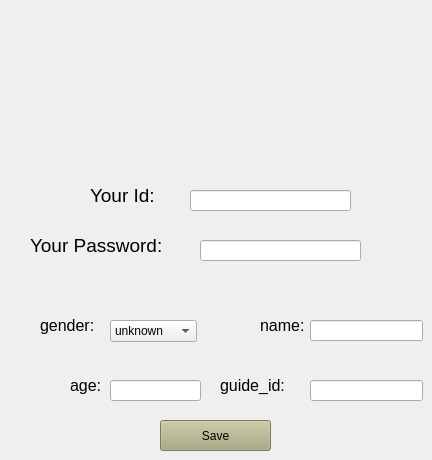
      <widget class="QWidget" name="personalInformation_page">
       <property name="styleSheet">
        <string notr="true">#personalInformation_page{background-color: rgb(255, 255, 255);}</string>
       </property>
       <widget class="QLabel" name="personalInformation_text_label1">
        <property name="geometry">
         <rect>
          <x>90</x>
          <y>180</y>
          <width>101</width>
          <height>31</height>
         </rect>
        </property>
        <property name="font">
         <font>
          <pointsize>14</pointsize>
         </font>
        </property>
        <property name="text">
         <string>Your Id:</string>
        </property>
       </widget>
       <widget class="QLineEdit" name="personalInformation_idDisplay_lineEdit">
        <property name="geometry">
         <rect>
          <x>190</x>
          <y>190</y>
          <width>161</width>
          <height>21</height>
         </rect>
        </property>
       </widget>
       <widget class="QLabel" name="personalInformation_text_label2">
        <property name="geometry">
         <rect>
          <x>40</x>
          <y>310</y>
          <width>71</width>
          <height>31</height>
         </rect>
        </property>
        <property name="font">
         <font>
          <pointsize>12</pointsize>
         </font>
        </property>
        <property name="text">
         <string>gender:</string>
        </property>
       </widget>
       <widget class="QComboBox" name="personalInformation_genderDisplay_comboBox">
        <property name="geometry">
         <rect>
          <x>110</x>
          <y>320</y>
          <width>87</width>
          <height>22</height>
         </rect>
        </property>
        <item>
         <property name="text">
          <string>unknown</string>
         </property>
        </item>
        <item>
         <property name="text">
          <string>male</string>
         </property>
        </item>
        <item>
         <property name="text">
          <string>female</string>
         </property>
        </item>
       </widget>
       <widget class="QLabel" name="personalInformation_text_label3">
        <property name="geometry">
         <rect>
          <x>30</x>
          <y>230</y>
          <width>171</width>
          <height>31</height>
         </rect>
        </property>
        <property name="font">
         <font>
          <pointsize>14</pointsize>
         </font>
        </property>
        <property name="text">
         <string>Your Password:</string>
        </property>
       </widget>
       <widget class="QLineEdit" name="personalInformation_passwordDisplay_lineEdit">
        <property name="geometry">
         <rect>
          <x>200</x>
          <y>240</y>
          <width>161</width>
          <height>21</height>
         </rect>
        </property>
       </widget>
       <widget class="QLabel" name="personalInformation_text_label4">
        <property name="geometry">
         <rect>
          <x>260</x>
          <y>310</y>
          <width>51</width>
          <height>31</height>
         </rect>
        </property>
        <property name="font">
         <font>
          <pointsize>12</pointsize>
         </font>
        </property>
        <property name="text">
         <string>name:</string>
        </property>
       </widget>
       <widget class="QLineEdit" name="personalInformation_nameDisplay_lineEdit">
        <property name="geometry">
         <rect>
          <x>310</x>
          <y>320</y>
          <width>113</width>
          <height>21</height>
         </rect>
        </property>
       </widget>
       <widget class="QLabel" name="personalInformation_text_label5">
        <property name="geometry">
         <rect>
          <x>70</x>
          <y>370</y>
          <width>41</width>
          <height>31</height>
         </rect>
        </property>
        <property name="font">
         <font>
          <pointsize>12</pointsize>
         </font>
        </property>
        <property name="text">
         <string>age:</string>
        </property>
       </widget>
       <widget class="QLineEdit" name="personalInformation_ageDisplay_lineEdit">
        <property name="geometry">
         <rect>
          <x>110</x>
          <y>380</y>
          <width>91</width>
          <height>21</height>
         </rect>
        </property>
       </widget>
       <widget class="QLabel" name="personalInformation_text_label6">
        <property name="geometry">
         <rect>
          <x>220</x>
          <y>370</y>
          <width>91</width>
          <height>31</height>
         </rect>
        </property>
        <property name="font">
         <font>
          <pointsize>12</pointsize>
         </font>
        </property>
        <property name="text">
         <string>guide_id:</string>
        </property>
       </widget>
       <widget class="QLineEdit" name="personalInformation_guideIdDisplay_lineEdit">
        <property name="geometry">
         <rect>
          <x>310</x>
          <y>380</y>
          <width>113</width>
          <height>21</height>
         </rect>
        </property>
       </widget>
       <widget class="QPushButton" name="personalInformation_save_pushButton">
        <property name="geometry">
         <rect>
          <x>160</x>
          <y>420</y>
          <width>111</width>
          <height>31</height>
         </rect>
        </property>
        <property name="styleSheet">
         <string notr="true">#personalInformation_save_pushButton{background-color: rgb(170, 170, 127);}</string>
        </property>
        <property name="text">
         <string>Save</string>
        </property>
       </widget>
      </widget>
